Frame 1 (no input): blank canvas, image omitted
Frame 60 (no input): blank canvas, image omitted
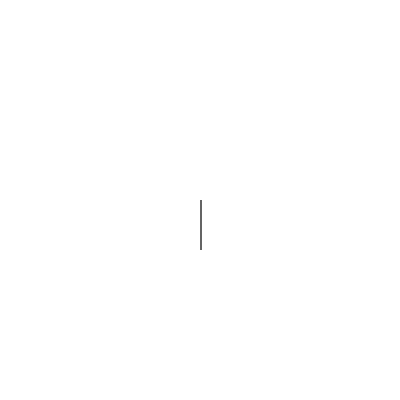
Frame 120 (the mouse pressed at the canvas centre since frame 60)

The p5.js sketch whose frames 1 and 60 were blank and that drew this single picture after the mouse press (run headless with seeded random() and noise() and a simulated clock; from frame 60 on, the mouse is pressed at the canvas centre):

// p5.js sketch
// ── sketch.js
let down = false;

function setup() {
    createCanvas(400, 400);
    noStroke();
    fill(100);
}

function draw() {
    if (down) {
        rect(mouseX, mouseY, 2, 50);
    }
}

function mousePressed() {
    down = true;
}

function mouseReleased() {
    down = false;
}

function doubleClicked() {
    background(255);
}
